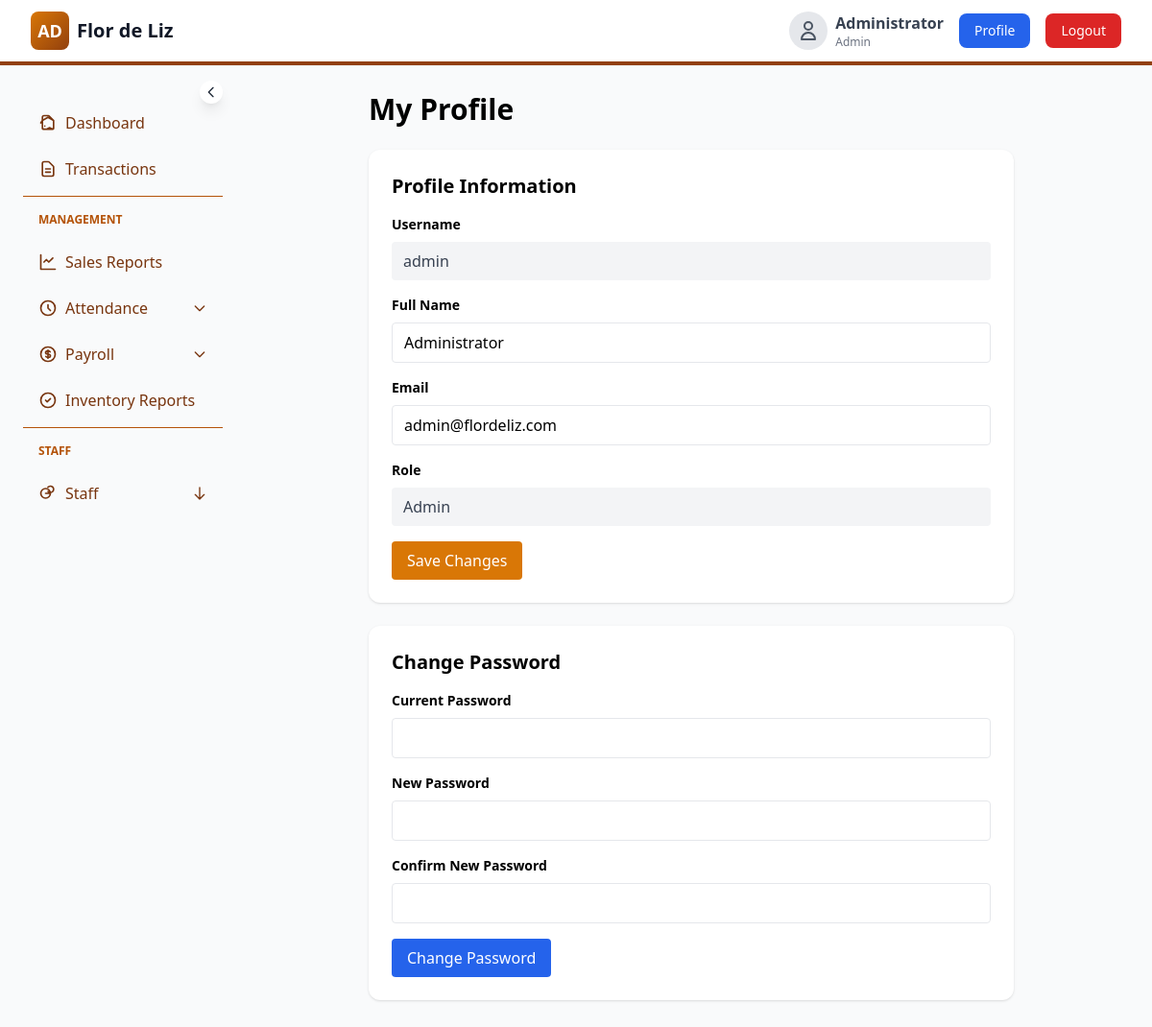
The app's page /admin/profile.php (signed in) with its own data.
### tables this page shows
CREATE TABLE `users` (
  `id` int(11) NOT NULL,
  `username` varchar(50) NOT NULL,
  `password` varchar(255) NOT NULL,
  `email` varchar(100) DEFAULT NULL,
  `role` enum('staff','admin') NOT NULL,
  `full_name` varchar(100) DEFAULT NULL,
  `phone` varchar(20) DEFAULT NULL,
  `is_active` tinyint(1) DEFAULT 1,
  `created_at` timestamp NOT NULL DEFAULT current_timestamp(),
  `updated_at` timestamp NOT NULL DEFAULT current_timestamp() ON UPDATE current_timestamp()
);

### admin/profile.php (the view, shortened to what this page needs)
<?php
$conn = require_once __DIR__ . '/../config/database.php';
$conn->query("CREATE TABLE IF NOT EXISTS users (
    id INT PRIMARY KEY AUTO_INCREMENT,
    username VARCHAR(100) UNIQUE NOT NULL,
    password VARCHAR(255) NOT NULL,
    full_name VARCHAR(255) NOT NULL,
    email VARCHAR(100),
    role ENUM('staff', 'admin') NOT NULL,
    created_at TIMESTAMP DEFAULT CURRENT_TIMESTAMP,
    updated_at TIMESTAMP DEFAULT CURRENT_TIMESTAMP ON UPDATE CURRENT_TIMESTAMP
)");
$user_id = $_SESSION['user_id'] ?? null;
$stmt = $conn->prepare('SELECT id, username, full_name, email, role FROM users WHERE id = ?');
$stmt->bind_param('i', $user_id);
$stmt->execute();
$res = $stmt->get_result();
$user = $res->fetch_assoc();
?>
<!DOCTYPE html>
<html lang="en">
<head>
    <script src="https://cdn.tailwindcss.com"></script>
</head>
<body class="bg-gray-50">
    <?php require_once __DIR__ . '/../includes/sidebar_navigation.php'; ?>
    <div class="absolute w-full -ml-2 top-12">
        <div id="main-content" class="flex-1 px-4 sm:px-6 lg:px-8 py-12">
            <div class="max-w-2xl mx-auto">
                <h2 class="text-3xl font-bold mb-6">My Profile</h2>
                <div class="bg-white rounded-xl shadow p-6 mb-6">
                    <h3 class="text-xl font-bold mb-4">Profile Information</h3>
                    <form method="post">
                        <div class="mb-4">
                            <label class="block text-sm font-semibold mb-2">Username</label>
                            <p class="text-gray-700 px-3 py-2 bg-gray-100 rounded"><?php echo htmlspecialchars($user['username']); ?></p>
                        </div>
                        <div class="mb-4">
                            <label class="block text-sm font-semibold mb-2">Full Name</label>
                            <input type="text" name="full_name" value="<?php echo htmlspecialchars($user['full_name']); ?>" class="w-full border px-3 py-2 rounded focus:outline-none focus:ring-2 focus:ring-amber-500" required>
                        </div>
                        <div class="mb-4">
                            <label class="block text-sm font-semibold mb-2">Email</label>
                            <input type="email" name="email" value="<?php echo htmlspecialchars($user['email'] ?? ''); ?>" class="w-full border px-3 py-2 rounded focus:outline-none focus:ring-2 focus:ring-amber-500">
                        </div>
                        <div class="mb-4">
                            <label class="block text-sm font-semibold mb-2">Role</label>
                            <p class="text-gray-700 px-3 py-2 bg-gray-100 rounded capitalize"><?php echo htmlspecialchars($user['role']); ?></p>
                        </div>
                        <button type="submit" class="px-4 py-2 bg-amber-600 text-white rounded hover:bg-amber-700">Save Changes</button>
                    </form>
                </div>
                <div class="bg-white rounded-xl shadow p-6">
                    <h3 class="text-xl font-bold mb-4">Change Password</h3>
                    <form method="post">
                        <div class="mb-4">
                            <label class="block text-sm font-semibold mb-2">Current Password</label>
                            <input type="password" name="current_password" class="w-full border px-3 py-2 rounded focus:outline-none focus:ring-2 focus:ring-amber-500" required>
                        </div>
                        <div class="mb-4">
                            <label class="block text-sm font-semibold mb-2">New Password</label>
                            <input type="password" name="new_password" class="w-full border px-3 py-2 rounded focus:outline-none focus:ring-2 focus:ring-amber-500" required>
                        </div>
                        <div class="mb-4">
                            <label class="block text-sm font-semibold mb-2">Confirm New Password</label>
                            <input type="password" name="confirm_password" class="w-full border px-3 py-2 rounded focus:outline-none focus:ring-2 focus:ring-amber-500" required>
                        </div>
                        <button type="submit" class="px-4 py-2 bg-blue-600 text-white rounded hover:bg-blue-700">Change Password</button>
                    </form>
                </div>
            </div>
        </div>
    </div>
</body>
</html>

### includes/sidebar_navigation.php (style rules this page uses)
html, body { overflow-x: hidden; }
@media (min-width: 768px) { #main-content { margin-left: 16rem; transition: margin-left .25s ease; } }

### records on screen
users: username "admin", full_name "Administrator", email "admin@flordeliz.com", role "Admin"

### other values on screen
$full_name "Administrator"
$role "Admin"
